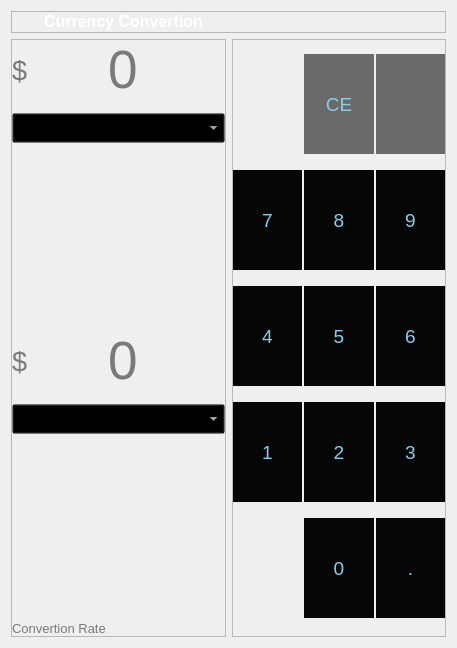
<?xml version="1.0" encoding="UTF-8"?>
<ui version="4.0">
 <class>currency_mode_widget</class>
 <widget class="QWidget" name="currency_mode_widget">
  <property name="geometry">
   <rect>
    <x>0</x>
    <y>0</y>
    <width>457</width>
    <height>648</height>
   </rect>
  </property>
  <property name="windowTitle">
   <string>Form</string>
  </property>
  <layout class="QGridLayout" name="gridLayout">
   <item row="0" column="0" colspan="2">
    <widget class="QFrame" name="currency_title_frame">
     <property name="styleSheet">
      <string notr="true">QPushButton{
background-color:transparent;
border:none;
}
QPushButton:hover{
background-color:transparent;
border:1px solid darkgrey;
}
QLabel{
color:skyblue;}
QLabel:hover{
color:rgb(0, 85, 127);
border:2px solid rgb(0, 58, 0);
	border-top-color: transparent;
border-right-color: transparent;
border-left-color: transparent;
}</string>
     </property>
     <property name="frameShape">
      <enum>QFrame::StyledPanel</enum>
     </property>
     <property name="frameShadow">
      <enum>QFrame::Raised</enum>
     </property>
     <layout class="QHBoxLayout" name="horizontalLayout_19">
      <property name="spacing">
       <number>0</number>
      </property>
      <property name="leftMargin">
       <number>0</number>
      </property>
      <property name="topMargin">
       <number>0</number>
      </property>
      <property name="rightMargin">
       <number>0</number>
      </property>
      <property name="bottomMargin">
       <number>0</number>
      </property>
      <item>
       <widget class="QPushButton" name="currency_title_icon">
        <property name="text">
         <string/>
        </property>
        <property name="icon">
         <iconset resource="../model/icon/icon.qrc">
          <normaloff>:/icons/MANAS_ICON.png</normaloff>:/icons/MANAS_ICON.png</iconset>
        </property>
        <property name="iconSize">
         <size>
          <width>80</width>
          <height>80</height>
         </size>
        </property>
       </widget>
      </item>
      <item alignment="Qt::AlignVCenter">
       <widget class="QLabel" name="currency_title">
        <property name="styleSheet">
         <string notr="true">
color:skyblue;</string>
        </property>
        <property name="text">
         <string>&lt;html&gt;&lt;head/&gt;&lt;body&gt;&lt;p align=&quot;right&quot;&gt;&lt;span style=&quot; font-size:12pt; font-weight:600; color:#ffffff;&quot;&gt;Currency Convertion&lt;/span&gt;&lt;/p&gt;&lt;/body&gt;&lt;/html&gt;</string>
        </property>
       </widget>
      </item>
      <item>
       <spacer name="horizontalSpacer_7">
        <property name="orientation">
         <enum>Qt::Horizontal</enum>
        </property>
        <property name="sizeHint" stdset="0">
         <size>
          <width>40</width>
          <height>20</height>
         </size>
        </property>
       </spacer>
      </item>
     </layout>
    </widget>
   </item>
   <item row="1" column="0">
    <widget class="QFrame" name="currency_convertion_frame">
     <property name="sizePolicy">
      <sizepolicy hsizetype="Preferred" vsizetype="Expanding">
       <horstretch>0</horstretch>
       <verstretch>0</verstretch>
      </sizepolicy>
     </property>
     <property name="maximumSize">
      <size>
       <width>16777215</width>
       <height>16777215</height>
      </size>
     </property>
     <property name="styleSheet">
      <string notr="true">QLabel{
background-color:transparent;
color:rgb(122, 122, 122);}

QLabel:hover{
background-color:transparent;
color:rgb(255, 255, 255);}
QComboBox{
background-color:transparent;
color:rgb(255, 255, 255);
}


</string>
     </property>
     <property name="frameShape">
      <enum>QFrame::StyledPanel</enum>
     </property>
     <property name="frameShadow">
      <enum>QFrame::Raised</enum>
     </property>
     <layout class="QGridLayout" name="gridLayout_7">
      <property name="leftMargin">
       <number>0</number>
      </property>
      <property name="topMargin">
       <number>0</number>
      </property>
      <property name="rightMargin">
       <number>0</number>
      </property>
      <property name="bottomMargin">
       <number>0</number>
      </property>
      <property name="horizontalSpacing">
       <number>2</number>
      </property>
      <property name="verticalSpacing">
       <number>13</number>
      </property>
      <item row="2" column="0">
       <spacer name="verticalSpacer_20">
        <property name="orientation">
         <enum>Qt::Vertical</enum>
        </property>
        <property name="sizeHint" stdset="0">
         <size>
          <width>20</width>
          <height>56</height>
         </size>
        </property>
       </spacer>
      </item>
      <item row="5" column="0">
       <spacer name="verticalSpacer_22">
        <property name="orientation">
         <enum>Qt::Vertical</enum>
        </property>
        <property name="sizeHint" stdset="0">
         <size>
          <width>20</width>
          <height>30</height>
         </size>
        </property>
       </spacer>
      </item>
      <item row="4" column="0" colspan="2">
       <widget class="QComboBox" name="currency_country_combo_2">
        <property name="minimumSize">
         <size>
          <width>0</width>
          <height>30</height>
         </size>
        </property>
        <property name="font">
         <font>
          <family>Arial</family>
          <pointsize>12</pointsize>
         </font>
        </property>
       </widget>
      </item>
      <item row="3" column="1">
       <widget class="QLabel" name="label_7">
        <property name="sizePolicy">
         <sizepolicy hsizetype="Expanding" vsizetype="Preferred">
          <horstretch>0</horstretch>
          <verstretch>0</verstretch>
         </sizepolicy>
        </property>
        <property name="minimumSize">
         <size>
          <width>0</width>
          <height>60</height>
         </size>
        </property>
        <property name="font">
         <font>
          <pointsize>40</pointsize>
          <weight>50</weight>
          <bold>false</bold>
         </font>
        </property>
        <property name="text">
         <string>0</string>
        </property>
       </widget>
      </item>
      <item row="6" column="0">
       <widget class="QLabel" name="currency_convertion_rate_label">
        <property name="font">
         <font>
          <family>Arial</family>
          <pointsize>10</pointsize>
         </font>
        </property>
        <property name="text">
         <string>Convertion Rate</string>
        </property>
       </widget>
      </item>
      <item row="0" column="0">
       <widget class="QLabel" name="currency_symbole_1">
        <property name="font">
         <font>
          <pointsize>20</pointsize>
         </font>
        </property>
        <property name="text">
         <string>$</string>
        </property>
        <property name="scaledContents">
         <bool>true</bool>
        </property>
       </widget>
      </item>
      <item row="3" column="0">
       <widget class="QLabel" name="currency_symbole_2">
        <property name="font">
         <font>
          <pointsize>20</pointsize>
         </font>
        </property>
        <property name="text">
         <string>$</string>
        </property>
        <property name="scaledContents">
         <bool>true</bool>
        </property>
       </widget>
      </item>
      <item row="0" column="1" alignment="Qt::AlignLeft">
       <widget class="QLabel" name="label_5">
        <property name="minimumSize">
         <size>
          <width>0</width>
          <height>60</height>
         </size>
        </property>
        <property name="font">
         <font>
          <pointsize>40</pointsize>
          <weight>50</weight>
          <bold>false</bold>
         </font>
        </property>
        <property name="text">
         <string>0</string>
        </property>
       </widget>
      </item>
      <item row="1" column="0" colspan="2">
       <widget class="QComboBox" name="currency_country_combo_1">
        <property name="minimumSize">
         <size>
          <width>0</width>
          <height>30</height>
         </size>
        </property>
        <property name="font">
         <font>
          <family>Arial</family>
          <pointsize>12</pointsize>
         </font>
        </property>
       </widget>
      </item>
     </layout>
    </widget>
   </item>
   <item row="1" column="1">
    <widget class="QFrame" name="currency_btns_frame">
     <property name="sizePolicy">
      <sizepolicy hsizetype="Expanding" vsizetype="Expanding">
       <horstretch>0</horstretch>
       <verstretch>0</verstretch>
      </sizepolicy>
     </property>
     <property name="minimumSize">
      <size>
       <width>0</width>
       <height>0</height>
      </size>
     </property>
     <property name="styleSheet">
      <string notr="true">QPushButton{
color:skyblue;
background-color:rgb(6, 6, 6);
border:none;
border-color:transparent;
}
QPushButton:hover{
color:skyblue;
border:1px solid rgb(206, 206, 206);
background-color:rgb(73, 73, 73);
}</string>
     </property>
     <property name="frameShape">
      <enum>QFrame::StyledPanel</enum>
     </property>
     <property name="frameShadow">
      <enum>QFrame::Raised</enum>
     </property>
     <layout class="QGridLayout" name="gridLayout_8">
      <property name="leftMargin">
       <number>0</number>
      </property>
      <property name="topMargin">
       <number>0</number>
      </property>
      <property name="rightMargin">
       <number>0</number>
      </property>
      <property name="bottomMargin">
       <number>0</number>
      </property>
      <property name="spacing">
       <number>2</number>
      </property>
      <item row="2" column="0">
       <widget class="QPushButton" name="currency_btn4">
        <property name="minimumSize">
         <size>
          <width>50</width>
          <height>50</height>
         </size>
        </property>
        <property name="maximumSize">
         <size>
          <width>100</width>
          <height>100</height>
         </size>
        </property>
        <property name="font">
         <font>
          <family>Arial</family>
          <pointsize>14</pointsize>
         </font>
        </property>
        <property name="text">
         <string>4</string>
        </property>
       </widget>
      </item>
      <item row="1" column="0">
       <widget class="QPushButton" name="currency_btn7">
        <property name="minimumSize">
         <size>
          <width>50</width>
          <height>50</height>
         </size>
        </property>
        <property name="maximumSize">
         <size>
          <width>100</width>
          <height>100</height>
         </size>
        </property>
        <property name="font">
         <font>
          <family>Arial</family>
          <pointsize>14</pointsize>
         </font>
        </property>
        <property name="text">
         <string>7</string>
        </property>
       </widget>
      </item>
      <item row="1" column="3">
       <widget class="QPushButton" name="currency_btn9">
        <property name="minimumSize">
         <size>
          <width>50</width>
          <height>50</height>
         </size>
        </property>
        <property name="maximumSize">
         <size>
          <width>100</width>
          <height>100</height>
         </size>
        </property>
        <property name="font">
         <font>
          <family>Arial</family>
          <pointsize>14</pointsize>
         </font>
        </property>
        <property name="text">
         <string>9</string>
        </property>
       </widget>
      </item>
      <item row="1" column="1">
       <widget class="QPushButton" name="currency_btn8">
        <property name="minimumSize">
         <size>
          <width>50</width>
          <height>50</height>
         </size>
        </property>
        <property name="maximumSize">
         <size>
          <width>100</width>
          <height>100</height>
         </size>
        </property>
        <property name="font">
         <font>
          <family>Arial</family>
          <pointsize>14</pointsize>
         </font>
        </property>
        <property name="text">
         <string>8</string>
        </property>
       </widget>
      </item>
      <item row="3" column="3">
       <widget class="QPushButton" name="currency_btn3">
        <property name="minimumSize">
         <size>
          <width>50</width>
          <height>50</height>
         </size>
        </property>
        <property name="maximumSize">
         <size>
          <width>100</width>
          <height>100</height>
         </size>
        </property>
        <property name="font">
         <font>
          <family>Arial</family>
          <pointsize>14</pointsize>
         </font>
        </property>
        <property name="text">
         <string>3</string>
        </property>
       </widget>
      </item>
      <item row="4" column="3">
       <widget class="QPushButton" name="currenct_btn_point">
        <property name="minimumSize">
         <size>
          <width>50</width>
          <height>50</height>
         </size>
        </property>
        <property name="maximumSize">
         <size>
          <width>100</width>
          <height>100</height>
         </size>
        </property>
        <property name="font">
         <font>
          <family>Arial</family>
          <pointsize>14</pointsize>
         </font>
        </property>
        <property name="text">
         <string>.</string>
        </property>
       </widget>
      </item>
      <item row="0" column="3">
       <widget class="QPushButton" name="currency_btn_delete">
        <property name="minimumSize">
         <size>
          <width>50</width>
          <height>50</height>
         </size>
        </property>
        <property name="maximumSize">
         <size>
          <width>100</width>
          <height>100</height>
         </size>
        </property>
        <property name="font">
         <font>
          <family>Arial</family>
          <pointsize>14</pointsize>
         </font>
        </property>
        <property name="styleSheet">
         <string notr="true">background-color:rgb(19, 19, 19,155);</string>
        </property>
        <property name="text">
         <string/>
        </property>
        <property name="icon">
         <iconset resource="../model/icon/icon.qrc">
          <normaloff>:/icons/delete.svg</normaloff>:/icons/delete.svg</iconset>
        </property>
        <property name="iconSize">
         <size>
          <width>22</width>
          <height>22</height>
         </size>
        </property>
       </widget>
      </item>
      <item row="4" column="1">
       <widget class="QPushButton" name="currency_btn0">
        <property name="minimumSize">
         <size>
          <width>50</width>
          <height>50</height>
         </size>
        </property>
        <property name="maximumSize">
         <size>
          <width>100</width>
          <height>100</height>
         </size>
        </property>
        <property name="font">
         <font>
          <family>Arial</family>
          <pointsize>14</pointsize>
         </font>
        </property>
        <property name="text">
         <string>0</string>
        </property>
       </widget>
      </item>
      <item row="0" column="1">
       <widget class="QPushButton" name="currency_btn_CE">
        <property name="minimumSize">
         <size>
          <width>50</width>
          <height>50</height>
         </size>
        </property>
        <property name="maximumSize">
         <size>
          <width>100</width>
          <height>100</height>
         </size>
        </property>
        <property name="font">
         <font>
          <family>Arial</family>
          <pointsize>14</pointsize>
         </font>
        </property>
        <property name="styleSheet">
         <string notr="true">background-color:rgb(19, 19, 19,155);</string>
        </property>
        <property name="text">
         <string>CE</string>
        </property>
       </widget>
      </item>
      <item row="2" column="3">
       <widget class="QPushButton" name="currency_btn6">
        <property name="minimumSize">
         <size>
          <width>50</width>
          <height>50</height>
         </size>
        </property>
        <property name="maximumSize">
         <size>
          <width>100</width>
          <height>100</height>
         </size>
        </property>
        <property name="font">
         <font>
          <family>Arial</family>
          <pointsize>14</pointsize>
         </font>
        </property>
        <property name="text">
         <string>6</string>
        </property>
       </widget>
      </item>
      <item row="3" column="1">
       <widget class="QPushButton" name="currency_btn2">
        <property name="minimumSize">
         <size>
          <width>50</width>
          <height>50</height>
         </size>
        </property>
        <property name="maximumSize">
         <size>
          <width>100</width>
          <height>100</height>
         </size>
        </property>
        <property name="font">
         <font>
          <family>Arial</family>
          <pointsize>14</pointsize>
         </font>
        </property>
        <property name="text">
         <string>2</string>
        </property>
       </widget>
      </item>
      <item row="3" column="0">
       <widget class="QPushButton" name="currency_btn1">
        <property name="minimumSize">
         <size>
          <width>50</width>
          <height>50</height>
         </size>
        </property>
        <property name="maximumSize">
         <size>
          <width>100</width>
          <height>100</height>
         </size>
        </property>
        <property name="font">
         <font>
          <family>Arial</family>
          <pointsize>14</pointsize>
         </font>
        </property>
        <property name="text">
         <string>1</string>
        </property>
       </widget>
      </item>
      <item row="2" column="1">
       <widget class="QPushButton" name="currency_btn5">
        <property name="minimumSize">
         <size>
          <width>50</width>
          <height>50</height>
         </size>
        </property>
        <property name="maximumSize">
         <size>
          <width>100</width>
          <height>100</height>
         </size>
        </property>
        <property name="font">
         <font>
          <family>Arial</family>
          <pointsize>14</pointsize>
         </font>
        </property>
        <property name="text">
         <string>5</string>
        </property>
       </widget>
      </item>
     </layout>
    </widget>
   </item>
  </layout>
 </widget>
 <resources>
  <include location="../model/icon/icon.qrc"/>
 </resources>
 <connections/>
</ui>
